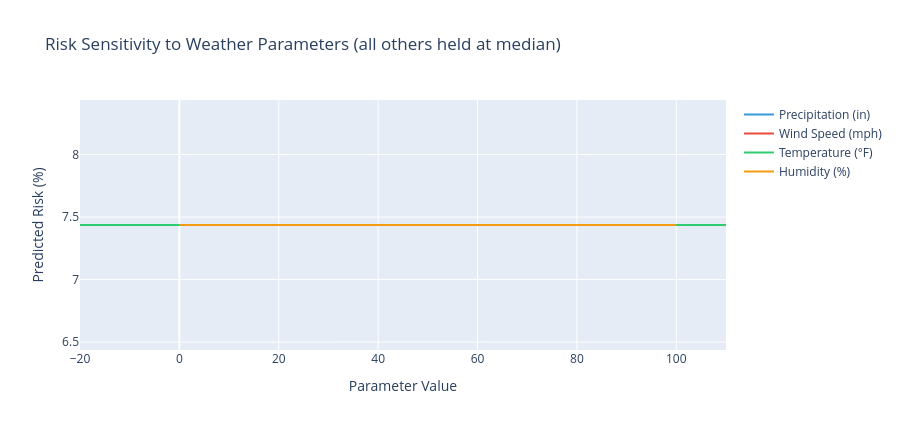

This figure's notebook cell:
### Markdown cell above
## 8. Weather Parameter Sensitivity Curves

Holds all features at median values, varies one weather parameter at a time.

### Code cell
medians = X_test.median().to_dict()

def predict_sweep(param, values):
    rows = []
    for v in values:
        row = {**medians, param: v}
        rows.append(row)
    df_sweep = pd.DataFrame(rows)[features]
    return model.predict_proba(df_sweep)[:, 1] * 100

weather_params = {
    "prcp":  (np.linspace(0, 2.0, 40),  "Precipitation (in)"),
    "wspd":  (np.linspace(0, 50, 40),   "Wind Speed (mph)"),
    "temp":  (np.linspace(-20, 110, 40), "Temperature (°F)"),
    "rhum":  (np.linspace(0, 100, 40),  "Humidity (%)"),
}

fig = go.Figure()
palette = ["#3498db", "#e74c3c", "#2ecc71", "#f39c12"]

for (param, (values, xlabel)), color in zip(weather_params.items(), palette):
    if param not in features:
        continue
    risks = predict_sweep(param, values)
    fig.add_trace(go.Scatter(
        x=values, y=risks,
        name=xlabel,
        line=dict(color=color, width=2),
    ))

fig.update_layout(
    title="Risk Sensitivity to Weather Parameters (all others held at median)",
    xaxis_title="Parameter Value",
    yaxis_title="Predicted Risk (%)",
    height=430,
    hovermode="x unified",
)
fig.show()

### Figure 1 — Plotly figure (JSON) as saved in the notebook; plotly's stock layout.template omitted (floating-point values rounded to 4 significant figures)
{"data": [{"line": {"color": "#3498db", "width": 2}, "name": "Precipitation (in)", "type": "scatter", "x": [0.0, 0.05128, 0.1026, 0.1538, 0.2051, 0.2564, 0.3077, 0.359, 0.4103, 0.4615, 0.5128, 0.5641, 0.6154, 0.6667, 0.7179, 0.7692, 0.8205, 0.8718, 0.9231, 0.9744, 1.026, 1.077, 1.128, 1.179, 1.231, 1.282, 1.333, 1.385, 1.436, 1.487, 1.538, 1.59, 1.641, 1.692, 1.744, 1.795, 1.846, 1.897, 1.949, 2.0], "y": [7.436, 7.436, 7.436, 7.436, 7.436, 7.436, 7.436, 7.436, 7.436, 7.436, 7.436, 7.436, 7.436, 7.436, 7.436, 7.436, 7.436, 7.436, 7.436, 7.436, 7.436, 7.436, 7.436, 7.436, 7.436, 7.436, 7.436, 7.436, 7.436, 7.436, 7.436, 7.436, 7.436, 7.436, 7.436, 7.436, 7.436, 7.436, 7.436, 7.436]}, {"line": {"color": "#e74c3c", "width": 2}, "name": "Wind Speed (mph)", "type": "scatter", "x": [0.0, 1.282, 2.564, 3.846, 5.128, 6.41, 7.692, 8.974, 10.26, 11.54, 12.82, 14.1, 15.38, 16.67, 17.95, 19.23, 20.51, 21.79, 23.08, 24.36, 25.64, 26.92, 28.21, 29.49, 30.77, 32.05, 33.33, 34.62, 35.9, 37.18, 38.46, 39.74, 41.03, 42.31, 43.59, 44.87, 46.15, 47.44, 48.72, 50.0], "y": [7.436, 7.436, 7.436, 7.436, 7.436, 7.436, 7.436, 7.436, 7.436, 7.436, 7.436, 7.436, 7.436, 7.436, 7.436, 7.436, 7.436, 7.436, 7.436, 7.436, 7.436, 7.436, 7.436, 7.436, 7.436, 7.436, 7.436, 7.436, 7.436, 7.436, 7.436, 7.436, 7.436, 7.436, 7.436, 7.436, 7.436, 7.436, 7.436, 7.436]}, {"line": {"color": "#2ecc71", "width": 2}, "name": "Temperature (°F)", "type": "scatter", "x": [-20.0, -16.67, -13.33, -10.0, -6.667, -3.333, 0.0, 3.333, 6.667, 10.0, 13.33, 16.67, 20.0, 23.33, 26.67, 30.0, 33.33, 36.67, 40.0, 43.33, 46.67, 50.0, 53.33, 56.67, 60.0, 63.33, 66.67, 70.0, 73.33, 76.67, 80.0, 83.33, 86.67, 90.0, 93.33, 96.67, 100.0, 103.3, 106.7, 110.0], "y": [7.436, 7.436, 7.436, 7.436, 7.436, 7.436, 7.436, 7.436, 7.436, 7.436, 7.436, 7.436, 7.436, 7.436, 7.436, 7.436, 7.436, 7.436, 7.436, 7.436, 7.436, 7.436, 7.436, 7.436, 7.436, 7.436, 7.436, 7.436, 7.436, 7.436, 7.436, 7.436, 7.436, 7.436, 7.436, 7.436, 7.436, 7.436, 7.436, 7.436]}, {"line": {"color": "#f39c12", "width": 2}, "name": "Humidity (%)", "type": "scatter", "x": [0.0, 2.564, 5.128, 7.692, 10.26, 12.82, 15.38, 17.95, 20.51, 23.08, 25.64, 28.21, 30.77, 33.33, 35.9, 38.46, 41.03, 43.59, 46.15, 48.72, 51.28, 53.85, 56.41, 58.97, 61.54, 64.1, 66.67, 69.23, 71.79, 74.36, 76.92, 79.49, 82.05, 84.62, 87.18, 89.74, 92.31, 94.87, 97.44, 100.0], "y": [7.436, 7.436, 7.436, 7.436, 7.436, 7.436, 7.436, 7.436, 7.436, 7.436, 7.436, 7.436, 7.436, 7.436, 7.436, 7.436, 7.436, 7.436, 7.436, 7.436, 7.436, 7.436, 7.436, 7.436, 7.436, 7.436, 7.436, 7.436, 7.436, 7.436, 7.436, 7.436, 7.436, 7.436, 7.436, 7.436, 7.436, 7.436, 7.436, 7.436]}], "layout": {"height": 430, "hovermode": "x unified", "title": {"text": "Risk Sensitivity to Weather Parameters (all others held at median)"}, "xaxis": {"title": {"text": "Parameter Value"}}, "yaxis": {"title": {"text": "Predicted Risk (%)"}}}}
